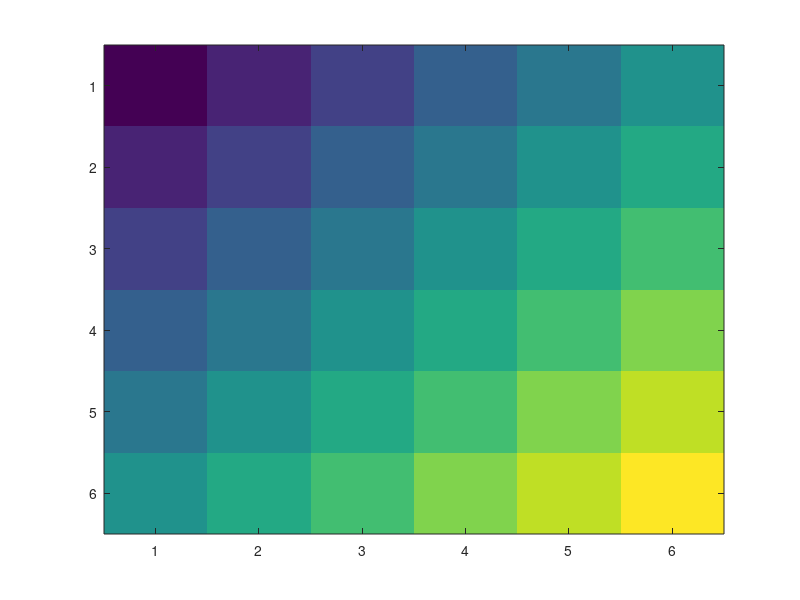

MATLAB code to generate this figure:
% Initialize variables
dx = 1;
dy = 1;
kappa = 2;
n = 4;

% Compute f
f = zeros(n, n);
for i = 1:n+2
    for j = 1:n+2
        f(i, j) = i + j;
    end
end

imagesc(f)

% Compute A
% Compute coefficients
c0 = -kappa^2 - 2/dx^2 - 2/dy^2;
c1 = 1/dx^2;
c2 = 1/dy^2;

% Initialize domain nodes coefficient
N = (n + 2)^2;
A = zeros(N);
for j = 2:n+1
    for i = 2:n+1
        k = j*n + i;
        A(k, k) = c0;
        A(k, k - 1) = c1;
        A(k, k + 1) = c1;
        A(k, k - n) = c2;
        A(k, k + n) = c2;
    end
end

% Initialize ghost nodes coefficients
for i = 2:n+1
    k1 = 1*n + i;
    k2 = 6*n + i;
    A(k1, k1) = 1;
    A(k1, k1 + n) = -1;
    A(k2, k2) = 1;
    A(k2, k2 - n) = -1;
end

for j = 2:n+1
    k3 = j*n + 1;
    k4 = j*n + 6;
    A(k3, k3) = 1;
    A(k3, k3 + 1) = -1;
    A(k4, k4) = 1;
    A(k4, k4 - 1) = -1;
end

f_new = reshape(f, [(n+2)^2, 1]);

% Compute solution for Au = f

u = A \ f_new;


           
            
